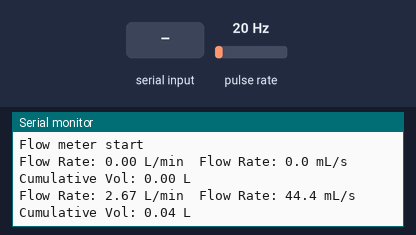
The sketch below on a simulated Arduino Uno, built with avr-gcc and run on an emulated ATmega328P. On the bench: the last lines printed to the serial monitor. Wiring (inferred from the names in the program): pulse sensor: data pin 2. The inputs (shaded band) are chosen by the test bench; at power-on: pulse rate 20 Hz.

Above: at 2.2 s.
2.3 s: "r" received over Serial
At 3.1 s:
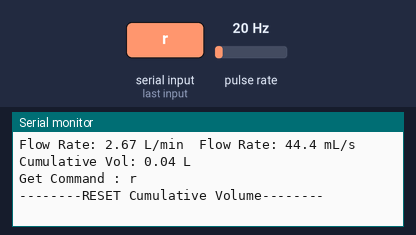
3.8 s: "1" received over Serial
At 4.11 s:
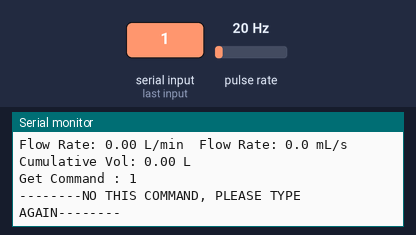
5.3 s: pulse rate (sensor on pin 2) set to 4 Hz
At 5.7 s:
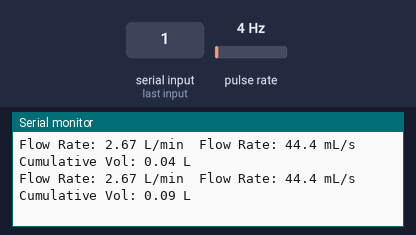
6.8 s: pulse rate (sensor on pin 2) set to 50 Hz
At 8.1 s:
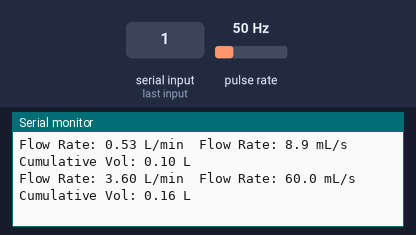
Timing chart, 0 to 9.3 s (numbered marks = the images above; inputs shaded):
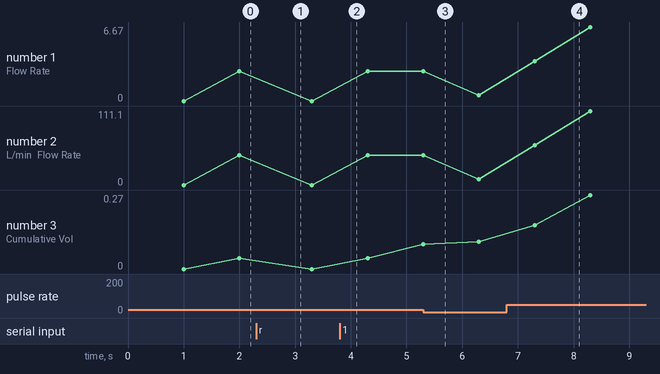

Measured:
- after the input at 2.3 s, the serial monitor: prints a new line at once (image 1)
- after the input at 3.8 s, the serial monitor: prints a new line at once (image 2)
- after the input at 6.8 s, the serial monitor: prints a new line after 0.50 s (image 4)
- plotted number 1: 2.67 → 0.53 after the input at 5.3 s, 0.53 → 6.67 after the input at 6.8 s
- plotted number 2: 44.4 → 8.9 after the input at 5.3 s, 8.9 → 111.1 after the input at 6.8 s
- plotted number 3: 0.04 → 0.1 after the input at 5.3 s, 0.1 → 0.27 after the input at 6.8 s

The sketch:

Flow_Meter_YF_S201_S401.ino
```cpp
//Warning: filesize(): stat failed for https://www.gravitechthai.com/upload/product/file/file-116305690.ino in /home/admin/domains/gravitechthai.com/public_html/product_download.php on line 30
 /**************************************************************************************
 *****************      GravitechThai        ******************************************
 **************************************************************************************
 *
 * This is example sketch for water flow rate sensor for both YF-S201 and YF-S401 modelTime
 *
 * URL: YF-S201: https://gravitechthai.com/product_detail.php?d=900
 *      YF-S401: https://gravitechthai.com/product_detail.php?d=1716
 *
 * File: Flow_Meter_YF_S201_S401.ino
 * Author: Tawan Thintawornkul
 * Last date modified: June 14, 2017
 *
 * All code in this file is free public licence under GravitechThai. Please refer to us if you have published this code.
 * GravitechThai invests time and resource delivering best codes for you.
 * You can purchase equipments to test with this code on our online store: https://gravitechthai.com/
 * Enjoy with your water flow project!
 *
 **************************************************************************************
 */

/* -----------------------------------------------------------------------------------------
 * -----------------------(1) Please select your sensor modelTime่-------------------------------
 * -----------------------------------------------------------------------------------------
 * To select your modelTime, delTimeete  " // " in front of the modelTime you would like to select.
 * For example: select YF_S401 then,
 *    //#define YF_S201
 *    #define YF_S401
 */
#define YF_S201
//#define YF_S401


/* -----------------------------------------------------------------------------------------
 * -------------------------(2) Sensor configuration ---------------------------------------
 * -----------------------------------------------------------------------------------------
 * the pin for Interrupt (in UNO R3 / Lambda board --> interruptpin 0 at digital pin 2)
 * (More info: https://www.arduino.cc/en/Reference/AttachInterrupt)
 */
#define sensorInterrupt 0 //config pin;  This example use Lambda board, if 0 --> connect at digital pin 2
#define sensorPin 2


/* -----------------------------------------------------------------------------------------
 * ----------------------------(3) calibration factor  -------------------------------------
 * -----------------------------------------------------------------------------------------
 */
//Calibration Factor of sensor (Pulse/sec / L/min)
#ifdef YF_S201
   const float coeff = 7.5; //(Hz)/(L/min)  //modelTime YF_S201
#endif
#ifdef YF_S401
   const float coeff = 98; //(Hz)/(L/min)   //modelTime YF_S401
#endif

//stepTime
#define stepTime 1000 //(ms)
                      //the equation inside this sketch is correct and work well in range of "1000 ~ 2000" ms per a measuring time!


/* -----------------------------------------------------------------------------------------
 * ------------------------------- Global Variables ----------------------------------------
 * -----------------------------------------------------------------------------------------
 */
volatile uint16_t pulseCount; //volatile kind for matching with interruption

//parameter which are needed to display
float flowRate; // (L/min)
float flowRateMLS; // (mL/sec)
float flowCumVol; // (L or mL) Cumulative water volume which flow through flow meter.

//variable for millis() timing
unsigned long previousTime;
unsigned long currentTime;
unsigned long delTime;


/* -----------------------------------------------------------------------------------------
 * --------------------------- Arduino Main Functions --------------------------------------
 * -----------------------------------------------------------------------------------------
 */
void setup() {
  Serial.begin(115200); // config baudrate
  Serial.setTimeout(0); //set serial.readstring delTimeay time = 0 sec

  //setup input pin for flow meter
  pinMode(sensorPin, INPUT);
  digitalWrite(sensorPin, HIGH);

  Serial.println("Flow meter start"); //tell user that machine is ready.
  delay(1000); //wait for user 1 second

  //pulseCount = 0; //if place pulse count here, the initial cumulative volume ~0.2 mL (which is not exactly 0) because of processor time delTimeay

  //set timing value
  previousTime = 0;

  //set initial value for variables
  flowRate = 0;
  flowRateMLS = 0;
  flowCumVol = 0;

  pulseCount = 0; //place pulseCount here make initial cum Vol = 0.00 because the pulseCount is reset quite before processor attach Interrupt pin already.
  attachInterrupt(sensorInterrupt, pulseCounter, FALLING); //make processor interrupt when the pulse change state from high to low (FALLING) and run pulseCounter()
}

void loop() {

  currentTime = millis(); //store millis() timing in currentTime
  delTime = currentTime-previousTime;

  serialReadCommand(); // check command from Serial Monitor

  if(delTime >= stepTime){ //measureFlow in each stepTime. For example: each 1 second)
    measureFlow();
  }

}


/* -----------------------------------------------------------------------------------------
 * ------------------------------------ Sub-Functions --------------------------------------
 * -----------------------------------------------------------------------------------------
 * 4 sub-function in this sketch consisted of:
 *    measureFlow();  --------> calculate total pulseCounter to become fluid parameter and report result through serial monitor
 *    pulseCounter();  -------> count output pulse from flow meter
 *    reportResult();  -------> report parameters
 *    serialReadCommand()  ---> serial command recognizer: (Ex. type r to reset)
 */

//----------------------------measure flow function ---------------------------------------//
void measureFlow(){
    detachInterrupt(sensorInterrupt); //detatch interrupt to make processor calculate the fluid equations below
    /*
     * Flow Rate Calculation
     * Pulse count in Hz.
     * Since currentTime - previousTime not exactly equal to stepTime.
     * Transforming pulse count in each step time become Hz unit can be done by interpolation:
     *
     *              delTime (ms) ----count-----> pulseCount (pulse)
     *              1000 (ms) ------count------> (1000 * pulseCount / delTime)
     */
    flowRate = (1000 * pulseCount / delTime) / coeff; //see above
    flowRateMLS = flowRate*1000/60; //(mL/s)  ////this 1000 is unit conversion 1000 milli = 1 meter.
    #ifdef YF_S201
    flowCumVol += (flowRate/60)*(delTime/1000); // (L/sec)*(sec) = L  //this 1000 is unit conversion 1000 ms = 1 sec
    #endif
    #ifdef YF_S401
    flowCumVol += (flowRateMLS/60)*(delTime/1000); // (mL/sec)*(sec) = mL   //this 1000 is unit conversion 1000 ms = 1 sec
    #endif

    previousTime = currentTime;

    reportResult();

    pulseCount = 0;
    //make processor interrupt when the pulse change state from high to low (FALLING) and run pulseCounter()
    attachInterrupt(sensorInterrupt, pulseCounter, FALLING);
}


//----------------------function to report measured result ---------------------------------//
#ifdef YF_S201 //in case of YF_S201
void reportResult(){
  Serial.print("Flow Rate: "); Serial.print(flowRate, 2); Serial.print(" L/min"); //serial.print(variable, decimal)
  Serial.print("  Flow Rate: "); Serial.print(flowRateMLS, 1); Serial.print(" mL/s");
  Serial.print("  Cumulative Vol: "); Serial.print(flowCumVol, 2); Serial.print(" L");
  Serial.println("   ");
}
#endif

//----------------------function to report measured result ---------------------------------//
#ifdef YF_S401 //in case of YF_S401
void reportResult(){
  Serial.print("  Flow Rate: "); Serial.print(flowRateMLS, 2); Serial.print(" mL/s");
  Serial.print("  Cumulative Vol: "); Serial.print(flowCumVol, 1); Serial.print(" mL");
  Serial.println("   ");
}
#endif


//------------------------------function to count pulse ------------------------------------//
void pulseCounter(){
  pulseCount++;
}

//-----function to recognize user command through serials & make response to hardware-------//
void serialReadCommand(){
  String command;
  if (Serial.available()){
    command = Serial.readString();
    Serial.print("Get Command : ");
    Serial.println(command);
    switch (command[0]){
      case 'r': { //reset flow
                 Serial.println("--------RESET Cumulative Volume--------");
                 delay(1000);
                 flowRate = 0; flowRateMLS = 0; flowCumVol = 0; pulseCount = 0;
                 Serial.println("Flow meter start");
                } break;
      default : {
                 Serial.println("--------NO THIS COMMAND, PLEASE TYPE AGAIN--------");
                } break;
           }
      }
}
```
